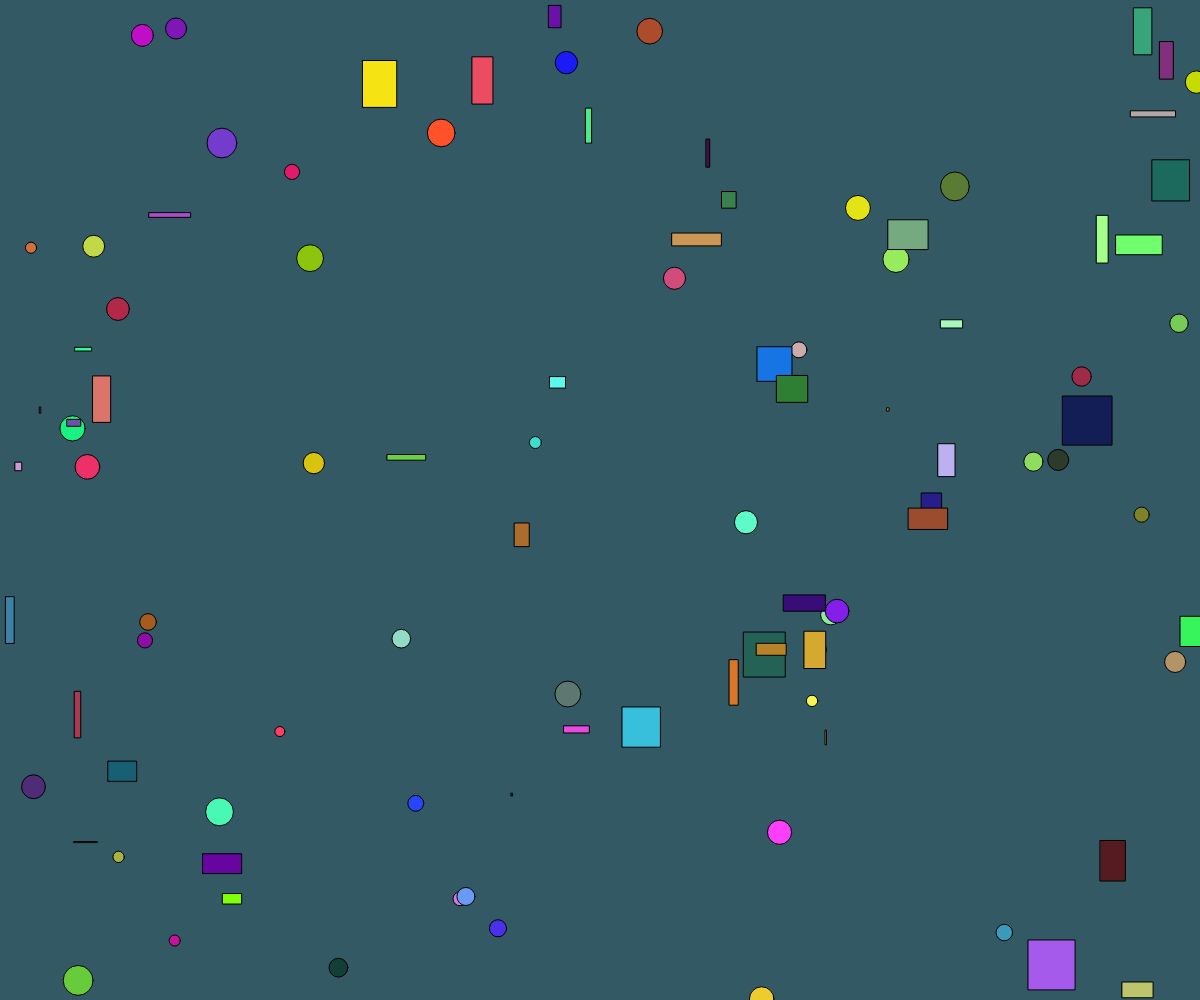
Frame 1 (no input)
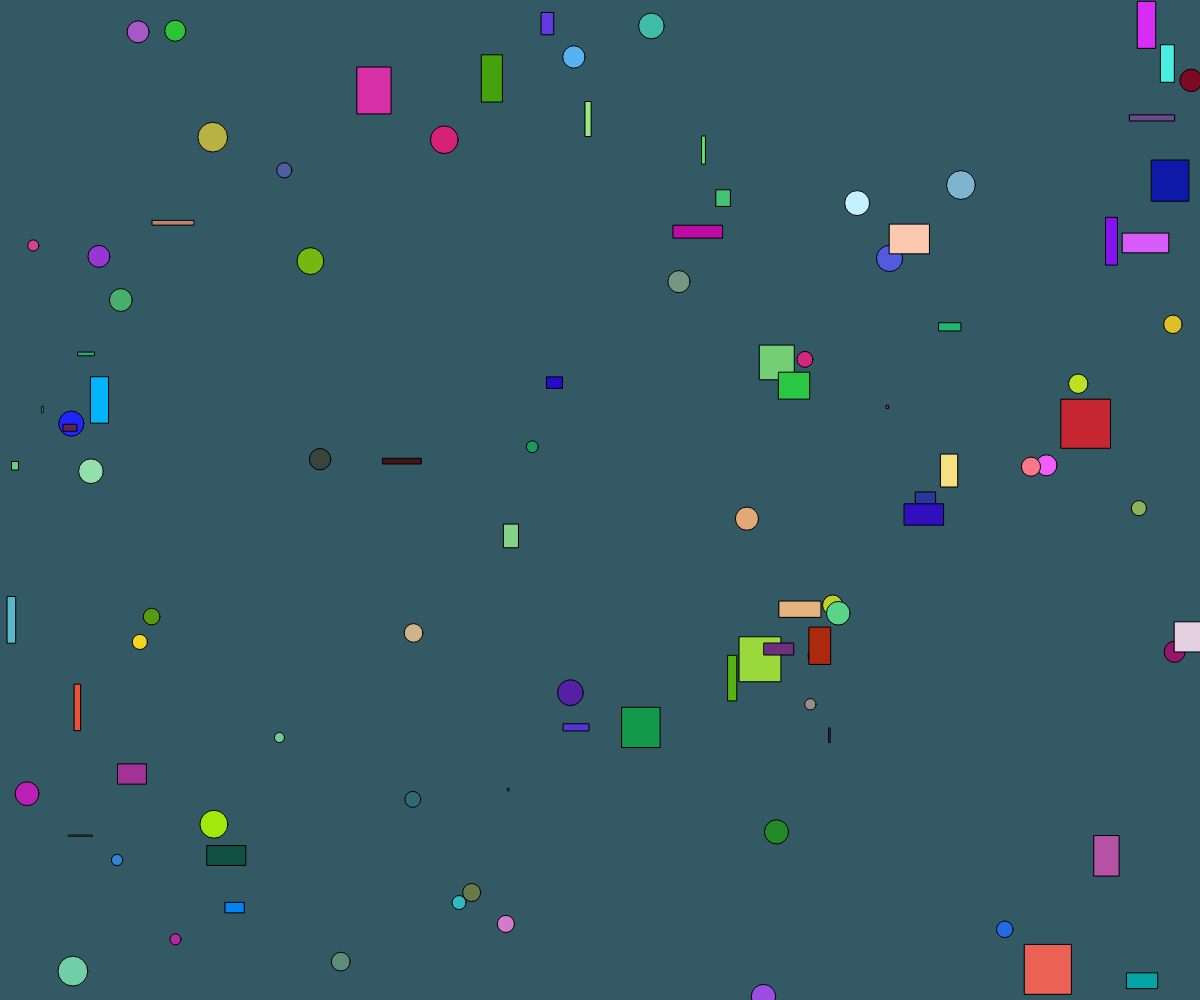
Frame 60 (no input)
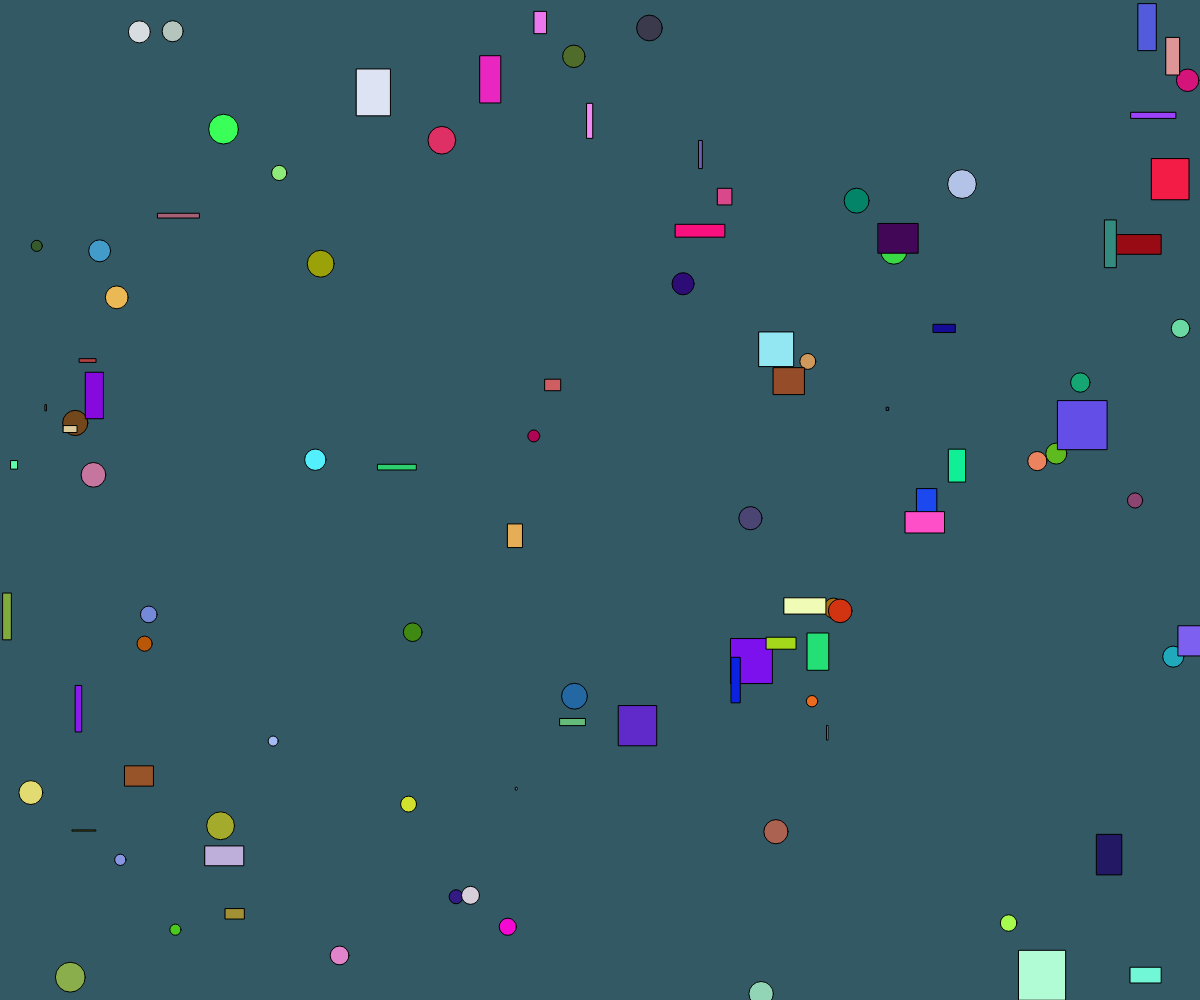
Frame 120 (the mouse pressed at the canvas centre since frame 60)

The p5.js sketch that drew these frames (run headless with seeded random() and noise() and a simulated clock; from frame 60 on, the mouse is pressed at the canvas centre):

// p5.js sketch
// ── sketch.js
let bugs = []; // array of Jitter objects
let cuadrados=[]
var cua
function setup() {
  createCanvas(windowWidth, windowHeight);
  // Create objects
 for (let a = 0; a < 50; a++) {
    bugs.push( new Elipse());
  }


 //cua =  new Cuadrado();

 for (let i = 0; i < 50; i++) {
    cuadrados.push( new Cuadrado());
  }
}

function draw() {
  background(50, 89, 100);
 for (let a = 0; a < bugs.length; a++) {
    bugs[a].move();
    bugs[a].display();
   }
  
   for (let i = 0; i < cuadrados.length; i++) {
    cuadrados[i].move();
    cuadrados[i].display();
   }

}

// ── claseelipse.js

// Jitter class

// referencia https://p5js.org/es/reference/#/p5/fill
class Elipse {
    constructor() {
      this.x = random(width);
      this.y = random(height);
      this.diameter = random(10, 30);
      this.speed = 1;
    }
  
    move() {
      this.x += random(-this.speed, this.speed);
      this.y += random(-this.speed, this.speed);
    }
  
    display() {
        var a =  random(0,255);
         var b = random(5,255);
         var c = random(3,255);
       
       fill(a, b, c);
      ellipse(this.x, this.y, this.diameter, this.diameter);
    }
  }
// ── cuadrado.js
class Cuadrado {
    constructor() {
      this.x = random(width);
      this.y = random(height);
      this.largo = random(1, 50);
      this.ancho = random(1, 50)
      this.speed = 1;
    }
  
    move() {
      this.x += random(-this.speed, this.speed);
      this.y += random(-this.speed, this.speed);
    }
  
    display() {
        var a =  random(0,255);
         var b = random(5,255);
         var c = random(3,255);
       
       fill(a, b, c);
      rect(this.x, this.y, this.ancho, this.largo);
    }
  }
